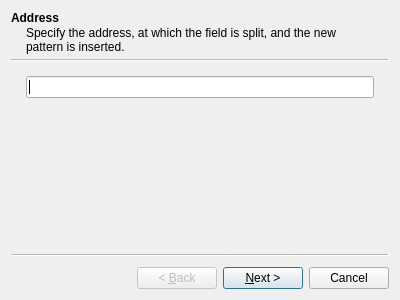
<?xml version="1.0" encoding="UTF-8"?>
<ui version="4.0">
 <class>SplitFieldPatternWizard</class>
 <widget class="QWizard" name="SplitFieldPatternWizard">
  <property name="geometry">
   <rect>
    <x>0</x>
    <y>0</y>
    <width>400</width>
    <height>300</height>
   </rect>
  </property>
  <property name="windowTitle">
   <string>Wizard</string>
  </property>
  <widget class="QWizardPage" name="addressPage">
   <property name="title">
    <string>Address</string>
   </property>
   <property name="subTitle">
    <string>Specify the address, at which the field is split, and the new pattern is inserted.</string>
   </property>
   <layout class="QVBoxLayout" name="verticalLayout">
    <item>
     <widget class="QLineEdit" name="lineEdit"/>
    </item>
    <item>
     <widget class="QLabel" name="addressRange">
      <property name="text">
       <string/>
      </property>
      <property name="alignment">
       <set>Qt::AlignRight|Qt::AlignTrailing|Qt::AlignVCenter</set>
      </property>
     </widget>
    </item>
   </layout>
  </widget>
  <widget class="QWizardPage" name="patternPage">
   <property name="title">
    <string>New Pattern</string>
   </property>
   <property name="subTitle">
    <string>Select the pattern to insert.</string>
   </property>
   <layout class="QVBoxLayout" name="verticalLayout_2">
    <item>
     <widget class="PatternSelectionWidget" name="patternSelection" native="true"/>
    </item>
   </layout>
  </widget>
  <widget class="QWizardPage" name="sizePage">
   <property name="title">
    <string>Size</string>
   </property>
   <property name="subTitle">
    <string>Specifiy the size of the inserted pattern.</string>
   </property>
   <layout class="QVBoxLayout" name="verticalLayout_3">
    <item>
     <widget class="QLineEdit" name="size"/>
    </item>
    <item>
     <widget class="QLabel" name="sizeRange">
      <property name="text">
       <string/>
      </property>
      <property name="alignment">
       <set>Qt::AlignRight|Qt::AlignTrailing|Qt::AlignVCenter</set>
      </property>
     </widget>
    </item>
   </layout>
  </widget>
 </widget>
 <customwidgets>
  <customwidget>
   <class>PatternSelectionWidget</class>
   <extends>QWidget</extends>
   <header>patternselectionwidget.hh</header>
   <container>1</container>
  </customwidget>
 </customwidgets>
 <resources/>
 <connections/>
</ui>
